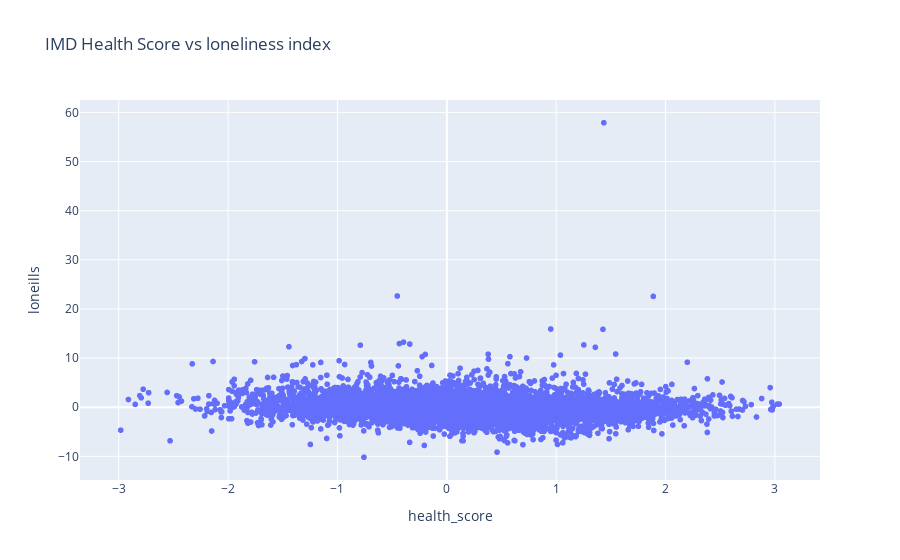

The cell this chart's notebook holds for it:
### Code cell
fig = px.scatter(loneliness_health, y='loneills', x='health_score', title='IMD Health Score vs loneliness index')
fig.show()

### Figure 1 — Plotly figure (JSON) as saved in the notebook; plotly's stock layout.template omitted (floating-point values rounded to 4 significant figures; data arrays with more than 128 entries replaced by an {"elided": "..."} marker saying what was removed)
{"data": [{"hovertemplate": "health_score=%{x}<br>loneills=%{y}<extra></extra>", "legendgroup": "", "marker": {"color": "#636efa", "symbol": "circle"}, "mode": "markers", "name": "", "showlegend": false, "type": "scattergl", "x": {"elided": "6270 float values"}, "xaxis": "x", "y": {"elided": "6270 float values"}, "yaxis": "y"}], "layout": {"autosize": true, "legend": {"tracegroupgap": 0}, "title": {"text": "IMD Health Score vs loneliness index"}, "xaxis": {"anchor": "y", "autorange": true, "domain": [0, 1], "range": [-3.341, 3.399], "title": {"text": "health_score"}, "type": "linear"}, "yaxis": {"anchor": "x", "autorange": true, "domain": [0, 1], "range": [-15.17, 62.88], "title": {"text": "loneills"}, "type": "linear"}}}
